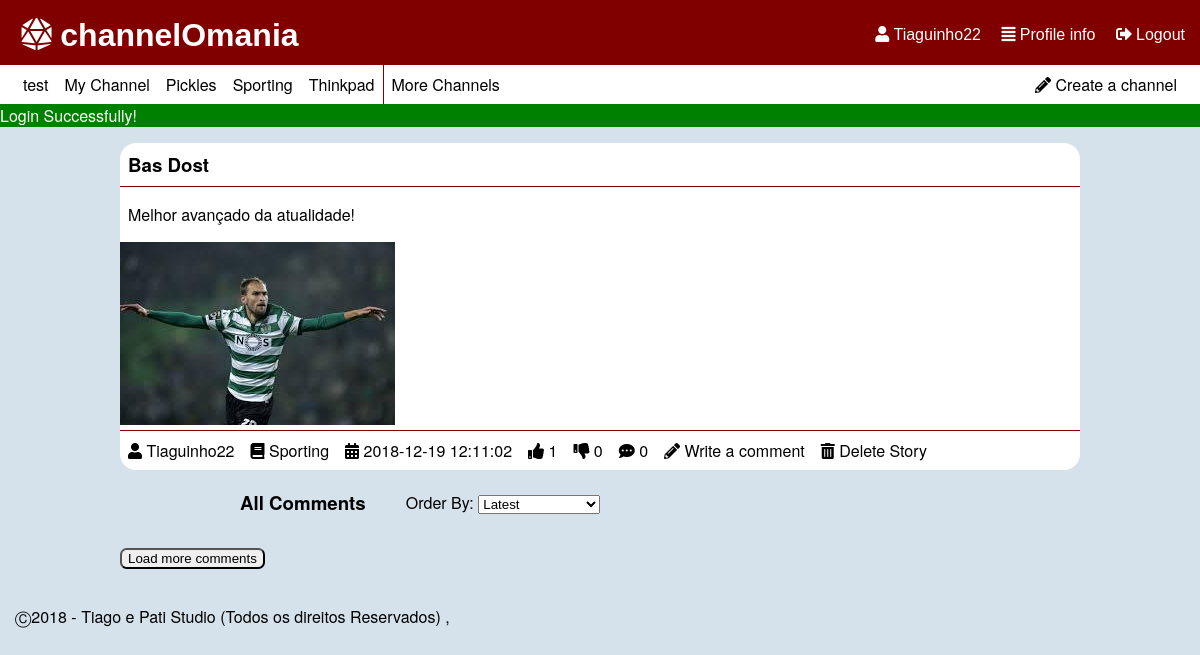
Page /pages/story.php?storyId=29 (signed in) on the committed database.
### tables this page shows
CREATE TABLE "channel" (
	"ID"	INTEGER NOT NULL,
	"name"	TEXT NOT NULL UNIQUE,
	"coverImage"	TEXT,
	"author"	INTEGER NOT NULL,
	PRIMARY KEY("ID"),
	FOREIGN KEY("author") REFERENCES "user"("ID") ON DELETE Cascade ON UPDATE No Action
);

CREATE TABLE "story" (
	"storyID"	INTEGER NOT NULL,
	"title"	TEXT NOT NULL,
	"content"	TEXT NOT NULL,
	"upvotes"	INTEGER NOT NULL DEFAULT 0,
	"downvotes"	INTEGER NOT NULL DEFAULT 0,
	"author"	INTEGER NOT NULL,
	"date"	TEXT NOT NULL,
	"channel"	INTEGER NOT NULL,
	"image"	TEXT,
	PRIMARY KEY("storyID"),
	FOREIGN KEY("channel") REFERENCES "channel"("ID") ON DELETE Cascade ON UPDATE No Action,
	FOREIGN KEY("author") REFERENCES "user"("ID") ON DELETE Cascade ON UPDATE No Action
);

CREATE TABLE "user" (
	"ID"	INTEGER NOT NULL PRIMARY KEY AUTOINCREMENT,
	"username"	TEXT NOT NULL,
	"email"	TEXT NOT NULL,
	"password"	TEXT NOT NULL,
	"birth"	TEXT,
	"profilePic"	TEXT,
	"score"	INTEGER DEFAULT 0,
	CONSTRAINT "username" UNIQUE("username")
);

### pages/story.php (called while the page is built, shortened)
<?php
  include_once('../database/db_story.php');
  include_once('../database/db_list.php');
  include_once('../templates/tpl_common.php');
  include_once('../templates/tpl_story.php');
  $story = getStory($_GET['storyId']);
  draw_header($story['title']);
  draw_story($story);
  $storyID = $story['storyID'];
  $comments = getCommentsByStory($storyID);
  draw_comments($comments);
  draw_footer();
?>

### database/db_list.php (called while the page is built, shortened)
<?php
function listChannel($sort='') {
  switch($sort){
    case 'mActive':
      $order = 'n_stories DESC';
      break;
  }
  $db = Database::instance()->db();
  $stmt = $db->prepare('SELECT *,(SELECT COUNT(*) FROM story WHERE story.channel == channel.ID) AS n_stories,channel.ID as channelId FROM channel INNER JOIN user ON author=user.ID ORDER BY '.$order);
  $stmt->execute();
  return $stmt->fetchAll();
}
?>

### database/db_story.php (called while the page is built, shortened)
<?php
function getStory($id) {
  $db = Database::instance()->db();
  $stmt = $db->prepare('SELECT *,(SELECT COUNT(*) FROM comment WHERE comment.story == storyID) AS n_comments,channel.name AS channelName,story.author AS storyAuthor FROM story INNER JOIN user ON user.ID == story.author INNER JOIN channel ON channel.ID == story.channel  WHERE storyID == ?');
  $stmt->execute(array($id));
  return $stmt->fetch();
}
 ?>

### templates/tpl_common.php (the view, shortened to what this page needs)
<?php function draw_header($tabText = ""){
?>
<!DOCTYPE html>
<html lang="en-US">
  <head>
    <link href="../css/style.css" rel="stylesheet">
    <link href="../css/input.css" rel="stylesheet">
    <link href="../css/links.css" rel="stylesheet">
    <link rel="stylesheet" href="https://use.fontawesome.com/releases/v5.5.0/css/all.css">
  </head>
  <body>
    <header id="header">
      <?php if(isset($_SESSION['username'])){ ?>
        <div id='options'>
          <a href="../pages/profile.php"><i class="fas fa-user"></i> <?php echo($_SESSION['username']) ?></a>
          <a href="../pages/profile.php"><i class="fas fa-align-justify"></i> Profile info</a>
          <a href="../actions/action_logout.php"><i class="fas fa-sign-out-alt"></i> Logout</a>
        </div>
      <?php } ?>
      <h1><a href="mainpage.php"><i class="fas fa-dice-d20"></i> channelOmania</a></h1>
    </header>
    <?php if(isset($_SESSION['username'])){ ?>
    <div id="list_channels">
      <p><a href = "../pages/new_channel.php" ><i class="fas fa-pencil-alt"></i> Create a channel</a></p>
      <?php $channels = listChannel('mActive'); ?>
      <ul>
      <?php if(count($channels) > 5) { ?>
        <?php for ($i=0; $i < 5; $i++) { ?>
          <li><a href = "../pages/channel.php?channelId=<?php echo($channels[$i]['channelId']); ?>" ><?php echo($channels[$i]['name']); ?></a></li>
        <?php } ?>
          <li id="moreChannels"><a href = "../pages/all_channels.php" >More Channels</a></li>
      <?php } else { ?>
        <?php foreach($channels as $channel_list){ ?>
          <li><a href = "../pages/channel.php?channelId=<?php echo($channel_list['channelId']); ?>" ><?php echo($channel_list['name']); ?></a></li>
        <?php } ?>
      <?php } ?>
      </ul>
    </div>
    <?php } ?>
    <?php if (isset($_SESSION['messages'])) {?>
      <section id="messages">
        <?php foreach($_SESSION['messages'] as $message) { ?>
          <div class="<?=$message['type']?>"><?=$message['content']?></div>
        <?php } ?>
      </section>
    <?php unset($_SESSION['messages']); } ?>
<?php } ?>
<?php function draw_footer(){
  ?>
  <footer class="footer">
    <p>	&#9400;2018 - Tiago e Pati Studio (Todos os direitos Reservados) ,</p>
  </footer>
</body>
</html>
<?php }
 ?>

### templates/tpl_story.php (shortened to what this page needs)
<?php include_once('../templates/tpl_mainpage.php'); ?>
<?php include_once('../database/db_list.php'); ?>
<?php function draw_story($story) { ?>
  <section id="story">
    <article>
      <header>
        <h1><?php echo($story['title']); ?></h1>
      </header>
      <p><?php echo($story['content']); ?></p>
      <?php if($story['image']!=NULL){ ?>
      <img id="story_image" src="../files/storyImages/<?php echo($story['image']); ?>" alt="<?php echo($story['title']); ?>'s image">
      <?php }?>
      <footer><?php draw_story_info($story); ?></footer>
    </article>
  </section>
<?php } ?>
<?php function draw_comments($comments) { ?>
  <section id="comments" data-id="<?php if(!empty($comments)) echo($comments[0]['story']); ?>">
  <div id="order_comments"><h3>All Comments</h3>
  <p>Order By:
  <select id='orderSelector'>
    <option value="mRecent">Latest</option>
  </select></p></div>
  <button id="btnLoadComments">Load more comments</button>
  </section>
<?php } ?>

### templates/tpl_mainpage.php (shortened to what this page needs)
<?php include_once('../templates/tpl_story.php'); ?>
<?php function draw_story_info($story) { ?>
  <ul>
    <li><a href="../pages/profile.php?userId=<?php echo($story['storyAuthor']); ?>"><i class="fas fa-user"></i> <?php echo($story['username']); ?></a></li>
    <li><a href="../pages/channel.php?channelId=<?php echo($story['channel']); ?>"><i class="fas fa-book"></i> <?php echo($story['channelName']); ?></a></li>
    <li><i class="fas fa-calendar-alt"></i> <?php echo($story['date']); ?></li>
    <li class="nUpVote" data-id="<?php echo($story['storyID']); ?>"><i class="fas fa-thumbs-up"></i> <?php echo($story['upvotes']); ?></li>
    <li class="nDownVote" data-id="<?php echo($story['storyID']); ?>"><i class="fas fa-thumbs-down"></i> <?php echo($story['downvotes']); ?></li>
    <li><i class="fas fa-comment-dots"></i> <?php echo($story['n_comments']); ?></li>
    <li><a href="../pages/new_comment.php?storyId=<?php echo($story['storyID']); ?>"><i class="fas fa-pencil-alt"></i> Write a comment</a></li>
    <?php if($story['username'] == $_SESSION['username']) { ?>
      <li><a href="../actions/action_delete_story.php?storyId=<?php echo($story['storyID']); ?>&csrf=<?php echo($_SESSION['csrf']); ?>"><i class="fas fa-trash-alt"></i> Delete Story</a></li>
    <?php } ?>
  </ul>
<?php } ?>

### css/style.css (style rules this page uses)
body { font-family: IBMPlexSans, Helvetica Neue, Segoe UI, Helvetica, Verdana, Arial, sans-serif; background-color: #D5E2EB; margin: 0; }
ul { display: flex; flex-wrap: wrap; flex-direction: row; padding: 0; margin: 0; }
li { text-align: center; list-style-type: none; padding: 0.5em; }
#list_channels { background-color: white; position: relative; padding: 0px 15px; }
#list_channels p { float: right; margin: 0; }
#list_channels li, #list_channels p { padding: 0; }
#header { background-color: #800000; padding: 0.2em 15px; position: relative; }
#header h1 { margin: 0.2em; }
h1 { margin-left: 0.5em; }
#options { float: right; height: 0; }
article, #story_preview { background-color: white; width: 80%; margin: auto; border-radius: 1em; }
article h1 { margin: auto; }
article header, #story_preview h3 { margin-top: 1em; padding: 0.5em; border-bottom: 1px solid #800000; }
article p, #story_preview p { padding-left: 0.5em; }
article img { align-self: auto; }
article footer, #story_preview ul { padding: 0; border-top: 1px solid #800000; }
#moreChannels { border-left: 1px solid #800000; }
#messages .success { background-color: green; color: white; }
body,html { min-height: 80vh; }
#header div { margin-top: 1.2em; }
#order_comments { display: flex; margin-left: 20%; }
#order_comments p { margin: 1.3em 1em 1em 2.5em; }
#btnLoadComments, #btnLoadStories { margin-top: 1em; margin-left: 10%; border-radius: 0.5em; }
footer { clear: left; bottom: auto; padding-top: 30px; padding: 20px 15px; }

### css/links.css (style rules this page uses)
#header a { color: white; font-family: Helvetica; }
#header div a { list-style-type: none; padding-left: 1em; }
a:link, a:visited { color: black; text-decoration: none; }
#list_channels li a, #list_channels p a { padding: 0.5em 0.5em; display: block; }

### rows in the picture
channel: name "test"
channel: name "My Channel"
channel: name "Pickles"
channel: name "Sporting"
channel: name "Thinkpad"
story: title "Bas Dost", content "Melhor avançado da atualidade!", image (picture), author.username "Tiaguinho22", channel.name "Sporting", date "2018-12-19 12:11:02", upvotes "1", downvotes "0"

### other values in the picture
$_SESSION['username'] "Tiaguinho22"
$message['content'] "Login Successfully!"
$story['n_comments'] "0"
